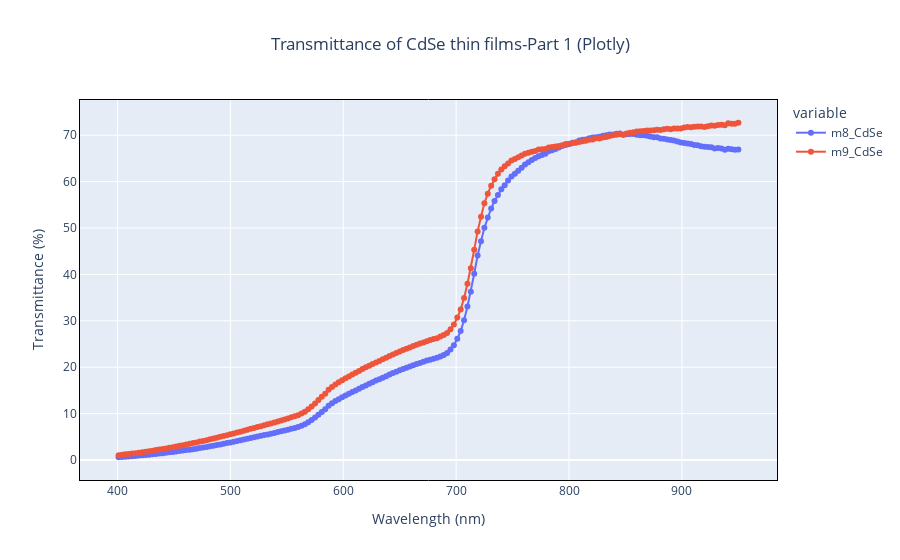

The cell this chart's notebook holds for it:
### Markdown cell above
#### Part 1 using Plotly

### Code cell
fig_1 = px.line(
    m_1,
    x="Wavelength",
    y=["m8_CdSe", "m9_CdSe"],
    markers=True,
    title="Transmittance of CdSe thin films-Part 1 (Plotly)"
)

fig_1.update_layout(title_x=0.5, xaxis_title="Wavelength (nm)", yaxis_title="Transmittance (%)")
fig_1.update_xaxes(linecolor="black", mirror=True)
fig_1.update_yaxes(linecolor="black", mirror=True)

fig_1.show()

### Figure 1 — Plotly figure (JSON) as saved in the notebook; plotly's stock layout.template omitted (floating-point values rounded to 4 significant figures; data arrays with more than 128 entries replaced by an {"elided": "..."} marker saying what was removed)
{"data": [{"hovertemplate": "variable=m8_CdSe<br>Wavelength=%{x}<br>value=%{y}<extra></extra>", "legendgroup": "m8_CdSe", "line": {"color": "#636efa", "dash": "solid"}, "marker": {"symbol": "circle"}, "mode": "lines+markers", "name": "m8_CdSe", "orientation": "v", "showlegend": true, "type": "scatter", "x": {"elided": "184 int values"}, "xaxis": "x", "y": {"elided": "184 float values"}, "yaxis": "y"}, {"hovertemplate": "variable=m9_CdSe<br>Wavelength=%{x}<br>value=%{y}<extra></extra>", "legendgroup": "m9_CdSe", "line": {"color": "#EF553B", "dash": "solid"}, "marker": {"symbol": "circle"}, "mode": "lines+markers", "name": "m9_CdSe", "orientation": "v", "showlegend": true, "type": "scatter", "x": {"elided": "184 int values"}, "xaxis": "x", "y": {"elided": "184 float values"}, "yaxis": "y"}], "layout": {"legend": {"title": {"text": "variable"}, "tracegroupgap": 0}, "title": {"text": "Transmittance of CdSe thin films-Part 1 (Plotly)", "x": 0.5}, "xaxis": {"anchor": "y", "domain": [0, 1], "linecolor": "black", "mirror": true, "title": {"text": "Wavelength (nm)"}}, "yaxis": {"anchor": "x", "domain": [0, 1], "linecolor": "black", "mirror": true, "title": {"text": "Transmittance (%)"}}}}
